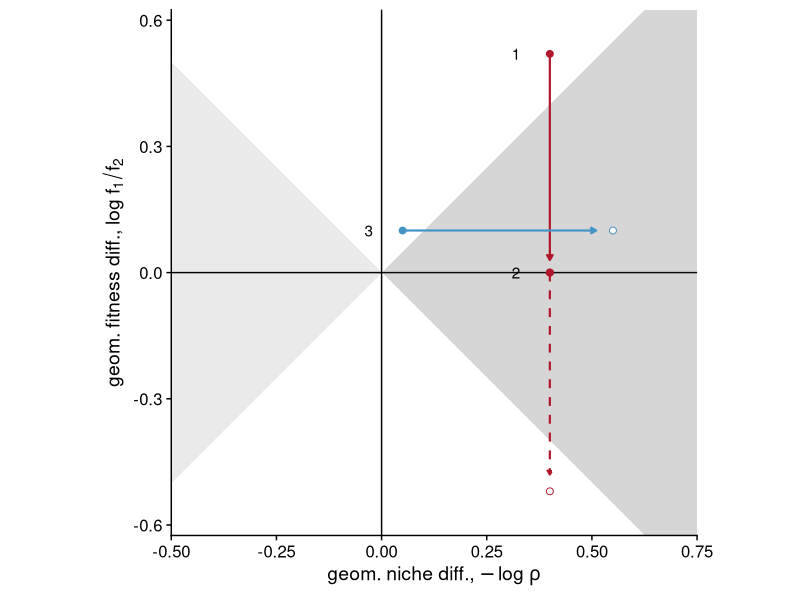
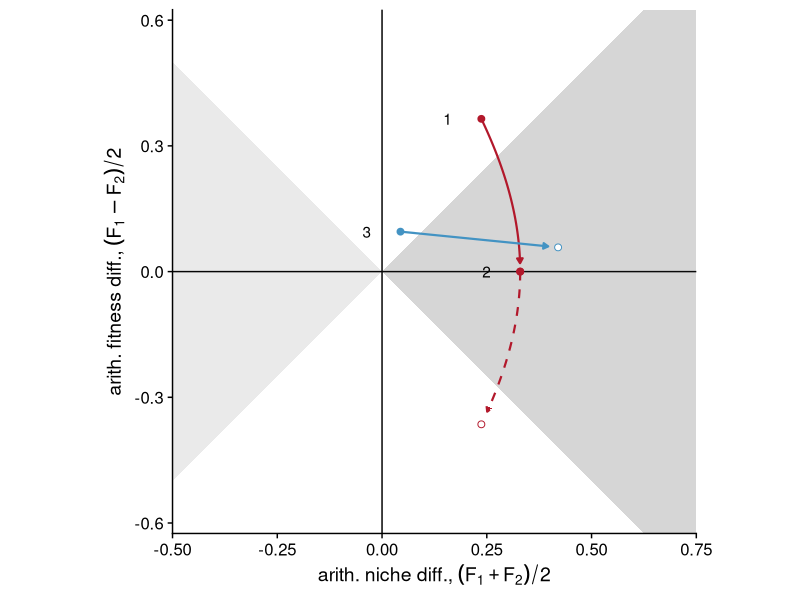
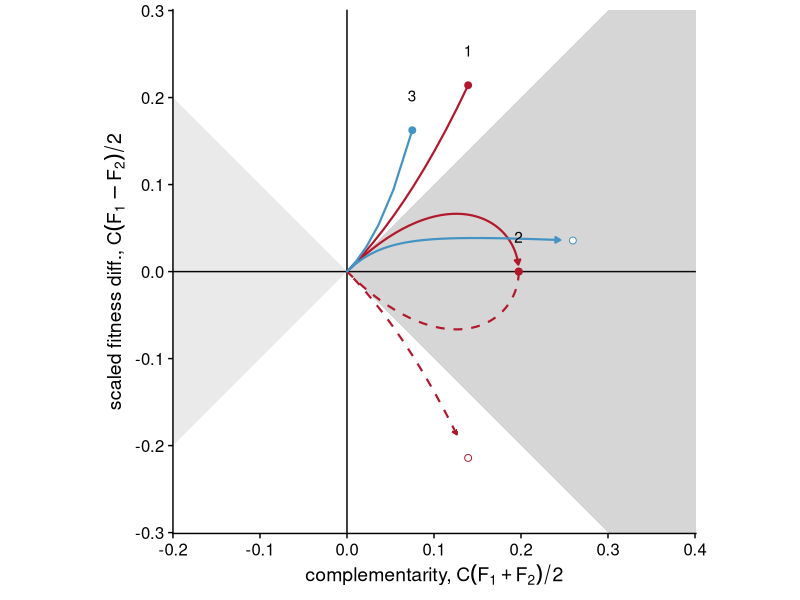
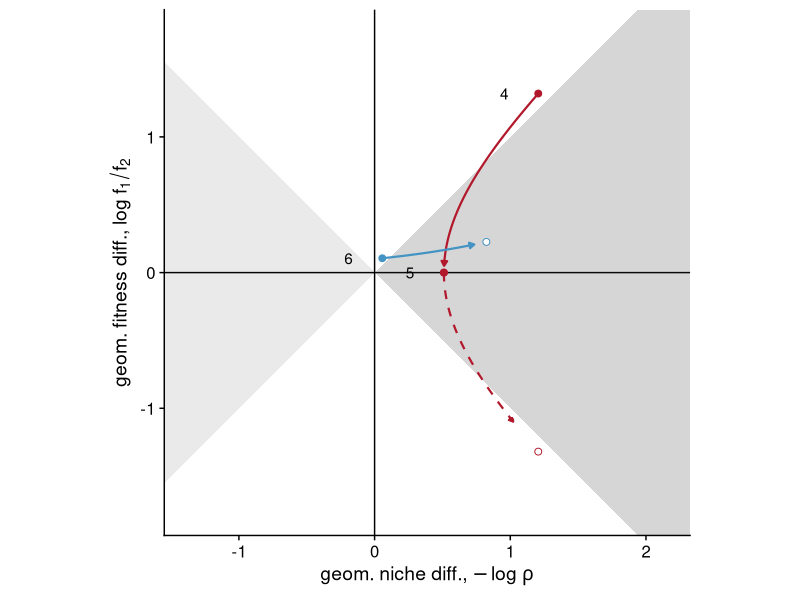
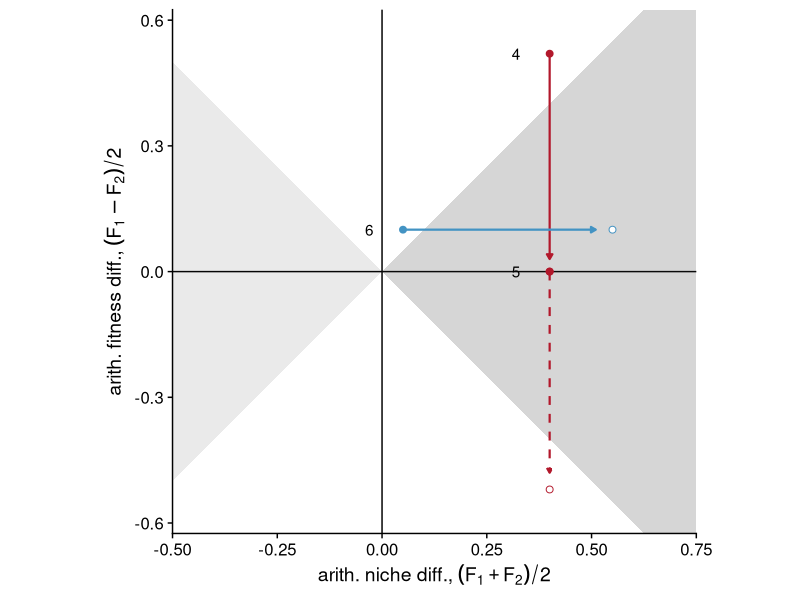
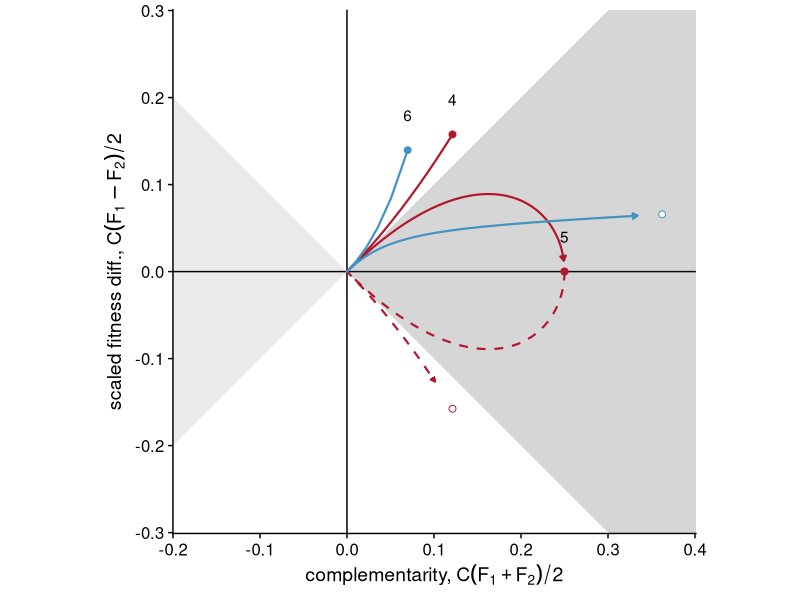

These charts were generated, in order, by the following R code:
#!/usr/bin/env Rscript
# 05_complementarity/01_complementarity.R
# =======================================
# Author: Joe Wan
# Generates plot comparing niche and fitness metrics (Figura S5.1a-b).

# Data manipulation
library(tidyr)
library(dplyr)
library(stringr)

# Plotting
library(ggplot2)
library(RColorBrewer)
library(cowplot)


##### 0a. Set up graphing options #####
show.plots <- interactive() # Will suppress plot output if not REPL
outpath <- 'outputs/'       # Directory to save plots
out.width <- 3.25           # Width of main plots
out.height <- 3.25          # Height of main plots
# Font, etc. will be added by this theme:
th <- theme(text=element_text(family="Helvetica"))

# Ensure the path ends with a slash
if (!str_ends(outpath, '/')) outpath <- paste0(outpath, '/')
# Ensure output directory exists
dir.create(outpath, showWarnings = FALSE)

# Color scheme
n.col <- 5
rb <- brewer.pal(n.col*2+1, 'RdBu')
# rb <- rev(cmocean('balance')(n.col*2+1))
re <- rb[1:n.col]
bu <- rev(rb)[1:n.col]

shapes.scale <- c(19, 1)
col.scale <- c(re[2], re[2], bu[3])
lin.scale <- c('solid', 'dashed', 'solid')

axes <- 'solid'
highlight <- 'dashed'
pointsize <- 2
pathsize <- 0.75
arrw <- arrow(length=unit(4,'pt'), type='closed')
ass.alpha <- 0.1
coe.alpha <- 0.2
line.colors <- c(bu[c(2,3)], 'gray50', re[c(4,3)])


##### 1. Generate data #####
############################
# Resolution: focal and non-focal parameter
maj <- 0.01
min <- 0.01

# Max/min value for geometric simulation
s.geo <- 5

# Generate processes for geometric definition
grid.geo <- bind_rows(
  expand_grid(var='FD', 
              ND.geo=seq(-s.geo, s.geo, by=min), 
              FD.geo=seq(-s.geo, s.geo, by=maj)),
  expand_grid(var='ND',
              ND.geo=seq(-s.geo, s.geo, by=maj), 
              FD.geo=seq(-s.geo, s.geo, by=min))) %>%
  mutate(grid='geo', 
         value=if_else(var=='ND', ND.geo, FD.geo),
         other=if_else(var!='ND', ND.geo, FD.geo),
         T1=1-exp(-ND.geo-FD.geo), T2=1-exp(-ND.geo+FD.geo))

# Max/min value for arithmetic simulation
s.ari <- 5

# Generate processes for arithmetic definition
grid.ari <- bind_rows(
  expand_grid(var='FD', 
              ND.ari=seq(-s.ari, s.ari, by=min), 
              FD.ari=seq(-s.ari, s.ari, by=maj)),
  expand_grid(var='ND',
              ND.ari=seq(-s.ari, s.ari, by=maj), 
              FD.ari=seq(-s.ari, s.ari, by=min))) %>%
  mutate(grid='ari', 
         value=if_else(var=='ND', ND.ari, FD.ari),
         other=if_else(var!='ND', ND.ari, FD.ari),
         T1=ND.ari+FD.ari, T2=ND.ari-FD.ari)

# Combine calculations
grid <- bind_rows(grid.geo, grid.ari) %>% #, grid.che, grid.tig) %>%
  mutate(ND.ari=(T1+T2)/2, FD.ari=T1-ND.ari,
         S1=1-T1, S2=1-T2,
         rho=sqrt(S1*S2), f1.f2=rho/S1,
         ND.geo=-log(rho), FD.geo=log(f1.f2),
         ND.che=1-rho, FD.che=f1.f2,
         scaling=2*abs(1/(1-rho^2) - 1/(T1+T2)),
         V1=T1*scaling, V2=T2*scaling,
         ND.com=(V1+V2)/2, FD.com=V1-ND.com) %>%
  mutate(grp=paste(var, paste0('(', grid, ')'), '=', sprintf('%.2f', value)))

# Generate regions for coexistence outcomes
regions.res <- 0.001
regions.geo <- data_frame(ND.geo=seq(-s.geo, s.geo, by=regions.res)) %>%
  mutate(inv1=ND.geo, inv2=-ND.geo,
         ass.min=case_when(ND.geo<0 ~ ND.geo),
         ass.max=case_when(ND.geo<0 ~ -ND.geo),
         coe.min=case_when(ND.geo>0 ~ -ND.geo),
         coe.max=case_when(ND.geo>0 ~ ND.geo)) %>%
  mutate(rho=exp(-ND.geo), ND.che=1-rho)
regions.ari <- data_frame(ND.ari=seq(-s.ari, s.ari, by=regions.res)) %>%
  mutate(inv1=ND.ari, inv2=-ND.ari,
         ass.min=case_when(ND.ari<0 ~ ND.ari),
         ass.max=case_when(ND.ari<0 ~ -ND.ari),
         coe.min=case_when(ND.ari>0 ~ -ND.ari),
         coe.max=case_when(ND.ari>0 ~ ND.ari))


##### 2. Illustrate complementarity as a measure of niche #####
# Tolerance for identifying points (accounts for floating point rounding error)
err <- 1e-3

# Focal processes for geometric definition
paths.com.geo <- data.frame(grp=c('ND (geo) = 0.40', 
                              'ND (geo) = 0.40', 
                              'FD (geo) = 0.10'),
                        index=c(1,     2,  3),
                        start=c(0.52, -0.00,  0.05),
                        end=c( -0.00, -0.52,  0.55)) %>%
  mutate(panel='a')
# Focal processes for arithmetic definition
paths.com.ari <- data.frame(grp=c('ND (ari) = 0.40', 
                              'ND (ari) = 0.40', 
                              'FD (ari) = 0.10'),
                        index=c(4,     5,  6),
                        start=c(0.52, -0.00,  0.05),
                        end=c( -0.00, -0.52,  0.55)) %>%
  mutate(panel='b')

# Combine paths for geometric and arithmetic definitions
paths.com <- bind_rows(paths.com.ari, paths.com.geo) %>%
  left_join(grid, 'grp') %>% 
  filter(other>=pmin(start, end)-err, other<=pmax(start, end)+err) %>%
  mutate(type=case_when(abs(other-start)<err ~ 'start', 
                        abs(other-end)<err ~ 'end', T ~ 'mid')) %>%
  arrange(-abs(other-end))
regions.com <- regions.ari %>% mutate(ND.com=ND.ari) %>% select(-ND.ari)

##### 2. Make panels #####
##########################
# Helper functions
# ----------------
# Function for plotting complementarity panels
plot.com <- function(x) {
  ggplot(regions.com, aes(x=ND.com)) +
  geom_hline(yintercept=0, linetype=axes) + 
  geom_vline(xintercept=0, linetype=axes) +
  geom_ribbon(aes(ymin=ass.min, ymax=ass.max), alpha=ass.alpha) +
  geom_ribbon(aes(ymin=coe.min, ymax=coe.max), alpha=coe.alpha) +
  geom_path(aes(x=ND.com, y=FD.com, group=index, 
                color=as.factor(index),
                linetype=as.factor(index)),
            arrow=arrw, size=pathsize,
            filter(x, abs(other-end)>0.02|(index==2&abs(other-end)>0.01))) +
  geom_point(aes(x=ND.com, y=FD.com), color='white',
             data=filter(x, type!='mid'&abs(other+0.22)>1e-4)) +
  geom_point(aes(x=ND.com, y=FD.com, color=as.factor(index), shape=type), size=pointsize,
             data=filter(x, type!='mid'&abs(other+0.22)>1e-4)) +
  geom_text(aes(x=ND.com, y=FD.com+0.04, label=index),
            filter(x, type=='start')) +
  coord_equal(xlim=c(-0.2,0.401), ylim=c(-0.301,0.301), expand=0) +
  scale_linetype_manual(values=lin.scale) +
  scale_color_manual(values=col.scale) +
  scale_shape_manual(values=shapes.scale, breaks=c('start', 'end')) +
  guides(shape='none', color='none', linetype='none') +
  xlab(expression(paste('complementarity, ', C * ( F[1] + F[2] ) / 2))) + 
  ylab(expression(paste('scaled fitness diff., ',
    C * ( F[1] - F[2] ) / 2))) +
  theme_cowplot()
}

# Function for plotting arithmetic panels
plot.ari <- function(x) {
  ggplot(regions.ari, aes(x=ND.ari)) +
  geom_hline(yintercept=0, linetype=axes) + 
  geom_vline(xintercept=0, linetype=axes) +
  geom_ribbon(aes(ymin=ass.min, ymax=ass.max), alpha=ass.alpha) +
  geom_ribbon(aes(ymin=coe.min, ymax=coe.max), alpha=coe.alpha) +
  geom_path(aes(x=ND.ari, y=FD.ari, group=index, 
                color=as.factor(index),
                linetype=as.factor(index)),
            arrow=arrw, size=pathsize,
            filter(x, abs(other-end)>0.03)) +
  geom_point(aes(x=ND.ari, y=FD.ari), color='white',
             data=filter(x, type!='mid'&abs(other+0.22)>1e-4)) +
  geom_point(aes(x=ND.ari, y=FD.ari, color=as.factor(index), shape=type), size=pointsize,
             data=filter(x, type!='mid'&abs(other+0.22)>1e-4)) +
  geom_text(aes(x=ND.ari-0.08, y=FD.ari, label=index),
            filter(x, type=='start')) +
  coord_equal(xlim=c(-0.5,0.75), ylim=c(-0.625,0.625), expand=0) +
  scale_linetype_manual(values=lin.scale) +
  scale_color_manual(values=col.scale) +
  scale_shape_manual(values=shapes.scale, breaks=c('start', 'end')) +
  guides(shape='none', color='none', linetype='none') +
  ylab(expression(paste('arith. fitness diff., ', 
    (F[1] - F[2])/2 ))) + 
  xlab(expression(paste('arith. niche diff., ', 
    (F[1] + F[2])/2))) +
  theme_cowplot()
}

# Function for plotting geometric panels
plot.geo <- function(x, factor=1) {
  # `factor` is used to adjust distances since things get distorted
  ggplot(regions.geo, aes(x=ND.geo)) +
  geom_hline(yintercept=0, linetype=axes) + 
  geom_vline(xintercept=0, linetype=axes) +
  geom_ribbon(aes(ymin=ass.min, ymax=ass.max), alpha=ass.alpha) +
  geom_ribbon(aes(ymin=coe.min, ymax=coe.max), alpha=coe.alpha) +
  geom_path(aes(x=ND.geo, y=FD.geo, group=index, 
                color=as.factor(index),
                linetype=as.factor(index)),
            arrow=arrw, size=pathsize,
            filter(x, abs(other-end)>0.03)) +
  geom_point(aes(x=ND.geo, y=FD.geo), color='white',
             data=filter(x, type!='mid'&abs(other+0.22)>1e-4)) +
  geom_point(aes(x=ND.geo, y=FD.geo, color=as.factor(index), shape=type), size=pointsize,
             data=filter(x, type!='mid'&abs(other+0.22)>1e-4)) +
  geom_text(aes(x=ND.geo-factor*0.08, y=FD.geo, label=index),
            filter(x, type=='start')) +
  coord_equal(xlim=factor*c(-0.5,0.75), ylim=factor*c(-0.625,0.625), expand=0) +
  scale_linetype_manual(values=lin.scale) +
  scale_color_manual(values=col.scale) +
  scale_shape_manual(values=shapes.scale, breaks=c('start', 'end')) +
  guides(shape='none', color='none', linetype='none') +
  ylab(expression(paste('geom. fitness diff., ', 
    log * ' ' * f[1]/f[2]))) + 
  xlab(expression(paste('geom. niche diff., ', 
    - log * ' ' * rho))) +
  theme_cowplot()
}

# Generate plots
# --------------
com.a <- plot.com(filter(paths.com, panel=='a'))
com.b <- plot.com(filter(paths.com, panel=='b'))

ari.a <- plot.ari(filter(paths.com, panel=='a'))
ari.b <- plot.ari(filter(paths.com, panel=='b'))

geo.a <- plot.geo(filter(paths.com, panel=='a'))
geo.b <- plot.geo(filter(paths.com, panel=='b'), factor=3.1)


# Save plots
# ----------
ggsave(paste0(outpath, 'S5_01_a_complementarity_tigr_geo.pdf'),  geo.a,
  device=cairo_pdf, width=out.width, height=out.height)
ggsave(paste0(outpath, 'S5_01_a_complementarity_tigr_ari.pdf'),  ari.a,
  device=cairo_pdf, width=out.width, height=out.height)
ggsave(paste0(outpath, 'S5_01_a_complementarity_tigr_com.pdf'),  com.a,
  device=cairo_pdf, width=out.width, height=out.height)
ggsave(paste0(outpath, 'S5_01_b_complementarity_tigr_geo.pdf'),  geo.b,
  device=cairo_pdf, width=out.width, height=out.height)
ggsave(paste0(outpath, 'S5_01_b_complementarity_tigr_ari.pdf'),  ari.b,
  device=cairo_pdf, width=out.width, height=out.height)
ggsave(paste0(outpath, 'S5_01_b_complementarity_tigr_com.pdf'),  com.b,
  device=cairo_pdf, width=out.width, height=out.height)